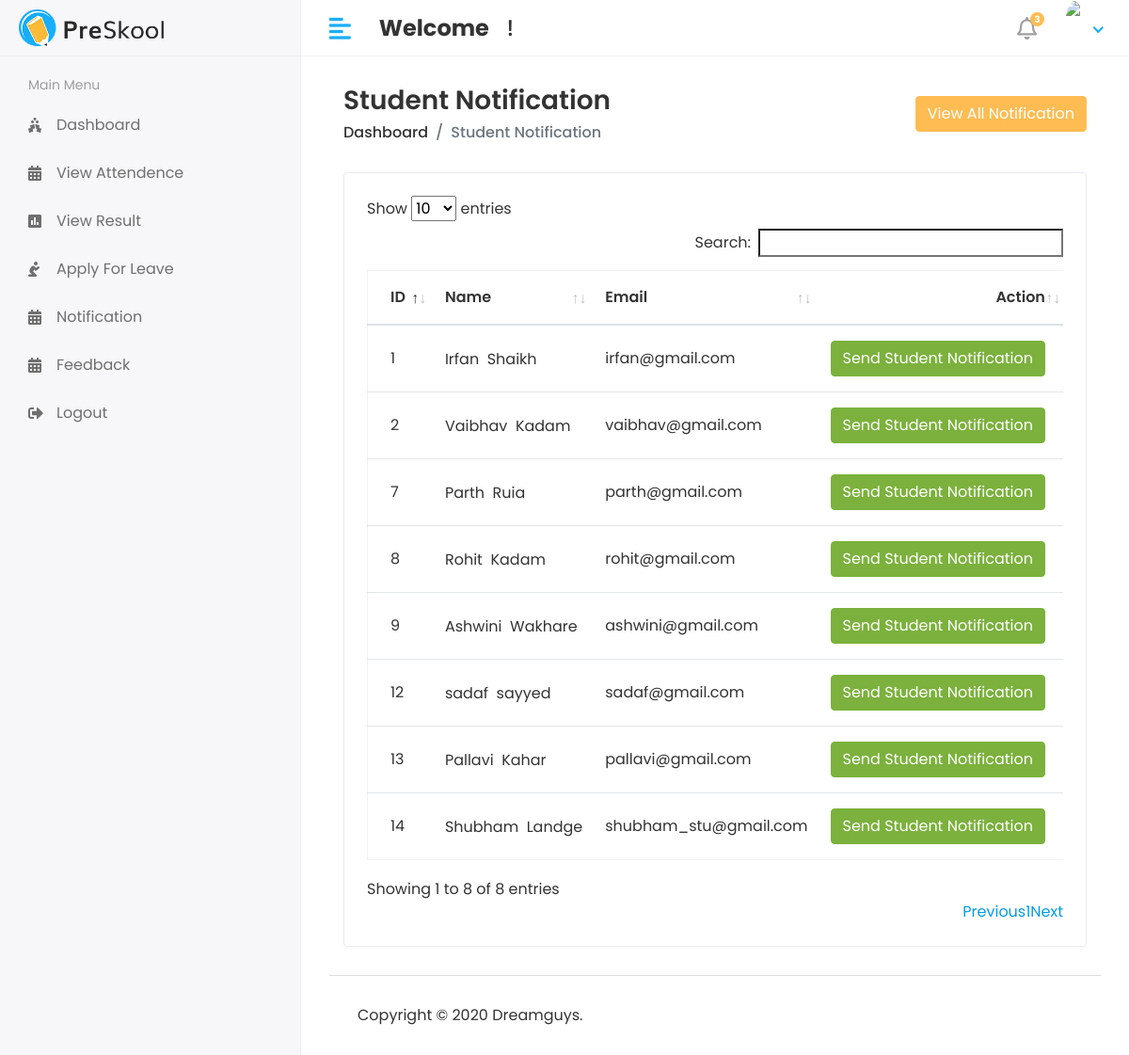
The page /Hod/Student/Send_Notification on the database its author committed.
### app1/models.py (models this page shows, shortened)
class Student(models.Model):
    admin = models.OneToOneField(CustomUser,on_delete=models.CASCADE)
    address = models.TextField()
    gender = models.CharField(max_length=100)
    cource_id = models.ForeignKey(Cource, on_delete=models.DO_NOTHING)
    session_year_id = models.ForeignKey(Session_Year, on_delete=models.DO_NOTHING)
    created_at = models.DateTimeField(auto_now_add=True)
    updated_at = models.DateTimeField(auto_now=True)

class CustomUser(AbstractUser):
    USER = (
        (1,'HOD'),
        (2,'STAFF'),
        (3,'STUDENT'),
    )
    user_type = models.CharField(choices=USER,max_length=50,default=1)
    profile_pic = models.ImageField(upload_to='media/profile_pic')

### app1/Hod_views.py (the view)
# urls.py: path('Hod/Student/Send_Notification',Hod_views.STUDENT_SEND_NOTIFICATION, name='student_send_notification'),
def STUDENT_SEND_NOTIFICATION(request):
    student = Student.objects.all()
    notification = Student_Notification.objects.all()
    context = {
        'student':student,
        'notification':notification,
    }
    return render(request, 'Hod/student_notification.html',context)

### templates/Hod/student_notification.html (shortened to what this page needs)
{% extends 'base.html' %}
{% block content %}
<div class="content container-fluid">
    <div class="page-header">
       <div class="row align-items-center">
          <div class="col">
             <h3 class="page-title">Student Notification</h3>
             <ul class="breadcrumb">
                <li class="breadcrumb-item"><a href="index.html">Dashboard</a></li>
                <li class="breadcrumb-item active">Student Notification</li>
             </ul>
          </div>
          <div class="col-auto text-right float-right ml-auto">
            <button type="button" class="btn btn-primary" data-toggle="modal" data-target="#exampleModalCenter">
                View All Notification
              </button>
          </div>
       </div>
    </div>
    <div class="row">
       <div class="col-sm-12">
          <div class="card card-table">
             <div class="card-body">
                <div class="table-responsive">
                   <table id="table_id" class="table table-hover table-center mb-0 ">
                        <thead>
                            <tr>
                                <th>ID</th>
                                <th>Name</th>
                                <th>Email</th>
                                <th class="text-right">Action</th>
                            </tr>
                        </thead>
                        <tbody>
                        {% for i in student %}
                        <tr>
                            <td>{{i.id}}</td>
                            <td>
                               <h2 class="table-avatar">
                                  <a href="student-details.html">{{i.admin.first_name}} &nbsp;{{i.admin.last_name}}</a>
                               </h2>
                            </td>
                            <td>{{i.admin.email}}</td>
                            <td class="text-right">
                                <button type="button" class="btn btn-success" data-toggle="modal" data-target="#sendnotification-{{forloop.counter}}">
                                    Send Student Notification
                                  </button>
                            </td>
                        </tr>
                        {% endfor %}
                        </tbody>
                    </table>
            </div>
            </div>
        </div>
    </div>
</div>
</div>
{% endblock  %}

### static/assets/css/style.css (style rules this page uses)
html { height: 100%; }
body { background-color: #fff; color: #333; font-family: 'Poppins', sans-serif; font-size: 1rem; height: 100%; line-height: 1.5; overflow-x: hidden; }
h1, h2, h3, h4, h5, h6 { font-family: 'Poppins', sans-serif; margin-top: 0; }
a { color: #009ce7; }
input, button, a { transition: all 0.4s ease; -moz-transition: all 0.4s ease; -o-transition: all 0.4s ease; -ms-transition: all 0.4s ease; -webkit-transition: all 0.4s ease; }
input, input:focus, button, button:focus { outline: none; }
ul, ol { padding: 0px; list-style: none; }
.table { color: #333; max-width: 100%; margin-bottom: 0; width: 100%; }
.table.dataTable { border-collapse: collapse !important; border: 1px solid rgba(0, 0, 0, 0.05); }
table.table td h2 { display: inline-block; font-size: inherit; font-weight: 400; margin: 0; padding: 0; vertical-align: middle; }
table.table td h2.table-avatar { align-items: center; display: inline-flex; font-size: inherit; font-weight: 400; margin: 0; padding: 0; vertical-align: middle; white-space: nowrap; }
table.table td h2 a { color: #333; }
.table thead tr th { font-weight: 600; }
.table tbody tr { border-bottom: 1px solid rgba(0, 0, 0, 0.05); }
.table.table-center td, .table.table-center th { vertical-align: middle; }
.card-table .card-body .table > thead > tr > th { border-top: 0; }
.card-table .card-body .table tr td:first-child, .card-table .card-body .table tr th:first-child { padding-left: 1.5rem; }
.card-table .card-body .table tr td:last-child, .card-table .card-body .table tr th:last-child { padding-right: 1.5rem; }
.card-table .table td, .card-table .table th { border-top: 1px solid #e2e5e8; padding: 1rem 0.75rem; white-space: nowrap; }
.btn-primary { background-color: #FFBC53; border: 1px solid #FFBC53; }
.btn-success { background-color: #7bb13c; border: 1px solid #7bb13c }
.card { border: 1px solid #ececf5; box-shadow: 0 1px 3px 0 rgba(0, 0, 0, 0.03); margin-bottom: 1.875rem; }
.card-body { padding: 1.5rem; }
.page-header { margin-bottom: 1.875rem; }
.page-header .breadcrumb { background-color: transparent; color: #6c757d; font-size: 1rem; font-weight: 500; margin-bottom: 0; padding: 0; }
.page-header .breadcrumb a { color: #333; }
.page-title { font-size: 28px; font-weight: 600; color: #333; margin-bottom: 5px; }

### rows shown on the page
Student: id "1", admin.first_name "Irfan", admin.last_name "Shaikh", admin.email "irfan@gmail.com"
Student: id "2", admin.first_name "Vaibhav", admin.last_name "Kadam", admin.email "vaibhav@gmail.com"
Student: id "7", admin.first_name "Parth", admin.last_name "Ruia", admin.email "parth@gmail.com"
Student: id "8", admin.first_name "Rohit", admin.last_name "Kadam", admin.email "rohit@gmail.com"
Student: id "9", admin.first_name "Ashwini", admin.last_name "Wakhare", admin.email "ashwini@gmail.com"
Student: id "12", admin.first_name "sadaf", admin.last_name "sayyed", admin.email "sadaf@gmail.com"
Student: id "13", admin.first_name "Pallavi", admin.last_name "Kahar", admin.email "pallavi@gmail.com"
Student: id "14", admin.first_name "Shubham", admin.last_name "Landge", admin.email "shubham_stu@gmail.com"
